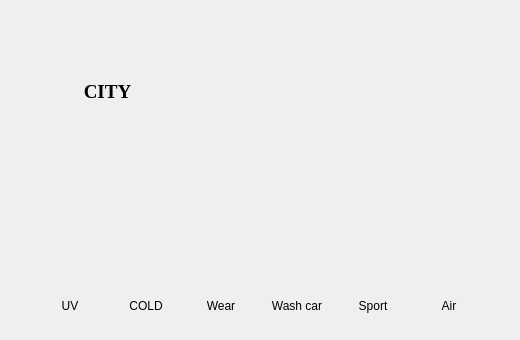
<?xml version="1.0" encoding="UTF-8"?>
<ui version="4.0">
 <class>MainWindow</class>
 <widget class="QMainWindow" name="MainWindow">
  <property name="windowModality">
   <enum>Qt::WindowModal</enum>
  </property>
  <property name="geometry">
   <rect>
    <x>0</x>
    <y>0</y>
    <width>520</width>
    <height>340</height>
   </rect>
  </property>
  <property name="sizePolicy">
   <sizepolicy hsizetype="Preferred" vsizetype="Preferred">
    <horstretch>0</horstretch>
    <verstretch>0</verstretch>
   </sizepolicy>
  </property>
  <property name="minimumSize">
   <size>
    <width>520</width>
    <height>340</height>
   </size>
  </property>
  <property name="windowTitle">
   <string>Weather</string>
  </property>
  <property name="windowIcon">
   <iconset resource="sources.qrc">
    <normaloff>:/xml/scrpis/Humidity.png</normaloff>:/xml/scrpis/Humidity.png</iconset>
  </property>
  <property name="styleSheet">
   <string notr="true"/>
  </property>
  <widget class="QWidget" name="centralWidget">
   <widget class="QLabel" name="CityLabel">
    <property name="geometry">
     <rect>
      <x>35</x>
      <y>42</y>
      <width>145</width>
      <height>100</height>
     </rect>
    </property>
    <property name="font">
     <font>
      <family>Times New Roman</family>
      <pointsize>14</pointsize>
      <weight>75</weight>
      <bold>true</bold>
     </font>
    </property>
    <property name="cursor">
     <cursorShape>PointingHandCursor</cursorShape>
    </property>
    <property name="toolTip">
     <string/>
    </property>
    <property name="toolTipDuration">
     <number>-1</number>
    </property>
    <property name="frameShape">
     <enum>QFrame::Box</enum>
    </property>
    <property name="frameShadow">
     <enum>QFrame::Plain</enum>
    </property>
    <property name="lineWidth">
     <number>0</number>
    </property>
    <property name="text">
     <string>CITY</string>
    </property>
    <property name="alignment">
     <set>Qt::AlignCenter</set>
    </property>
    <property name="wordWrap">
     <bool>true</bool>
    </property>
   </widget>
   <widget class="QLabel" name="Temperature">
    <property name="geometry">
     <rect>
      <x>338</x>
      <y>118</y>
      <width>70</width>
      <height>70</height>
     </rect>
    </property>
    <property name="cursor">
     <cursorShape>PointingHandCursor</cursorShape>
    </property>
    <property name="toolTip">
     <string>气温</string>
    </property>
    <property name="text">
     <string/>
    </property>
    <property name="pixmap">
     <pixmap resource="sources.qrc">:/xml/scrpis/Temperature.png</pixmap>
    </property>
    <property name="scaledContents">
     <bool>true</bool>
    </property>
   </widget>
   <widget class="QLabel" name="AirQuality">
    <property name="geometry">
     <rect>
      <x>186</x>
      <y>118</y>
      <width>70</width>
      <height>70</height>
     </rect>
    </property>
    <property name="minimumSize">
     <size>
      <width>70</width>
      <height>70</height>
     </size>
    </property>
    <property name="maximumSize">
     <size>
      <width>70</width>
      <height>70</height>
     </size>
    </property>
    <property name="cursor">
     <cursorShape>PointingHandCursor</cursorShape>
    </property>
    <property name="toolTip">
     <string>空气质量</string>
    </property>
    <property name="text">
     <string/>
    </property>
    <property name="pixmap">
     <pixmap resource="sources.qrc">:/xml/scrpis/AirQuality.png</pixmap>
    </property>
    <property name="scaledContents">
     <bool>true</bool>
    </property>
   </widget>
   <widget class="QLabel" name="Humidity">
    <property name="geometry">
     <rect>
      <x>338</x>
      <y>42</y>
      <width>70</width>
      <height>70</height>
     </rect>
    </property>
    <property name="minimumSize">
     <size>
      <width>70</width>
      <height>70</height>
     </size>
    </property>
    <property name="maximumSize">
     <size>
      <width>70</width>
      <height>70</height>
     </size>
    </property>
    <property name="cursor">
     <cursorShape>PointingHandCursor</cursorShape>
    </property>
    <property name="toolTip">
     <string>湿度</string>
    </property>
    <property name="text">
     <string/>
    </property>
    <property name="pixmap">
     <pixmap resource="sources.qrc">:/xml/scrpis/Humidity.png</pixmap>
    </property>
    <property name="scaledContents">
     <bool>true</bool>
    </property>
   </widget>
   <widget class="QLabel" name="UVRadition">
    <property name="geometry">
     <rect>
      <x>35</x>
      <y>200</y>
      <width>70</width>
      <height>70</height>
     </rect>
    </property>
    <property name="minimumSize">
     <size>
      <width>70</width>
      <height>70</height>
     </size>
    </property>
    <property name="maximumSize">
     <size>
      <width>70</width>
      <height>70</height>
     </size>
    </property>
    <property name="cursor">
     <cursorShape>PointingHandCursor</cursorShape>
    </property>
    <property name="toolTip">
     <string>紫外线指数</string>
    </property>
    <property name="text">
     <string/>
    </property>
    <property name="pixmap">
     <pixmap resource="sources.qrc">:/xml/scrpis/UVRadiationIntensity.png</pixmap>
    </property>
    <property name="scaledContents">
     <bool>true</bool>
    </property>
   </widget>
   <widget class="QLabel" name="Cold">
    <property name="geometry">
     <rect>
      <x>111</x>
      <y>200</y>
      <width>70</width>
      <height>70</height>
     </rect>
    </property>
    <property name="minimumSize">
     <size>
      <width>70</width>
      <height>70</height>
     </size>
    </property>
    <property name="maximumSize">
     <size>
      <width>70</width>
      <height>70</height>
     </size>
    </property>
    <property name="cursor">
     <cursorShape>PointingHandCursor</cursorShape>
    </property>
    <property name="toolTip">
     <string>感冒指数</string>
    </property>
    <property name="text">
     <string/>
    </property>
    <property name="pixmap">
     <pixmap resource="sources.qrc">:/xml/scrpis/Cold.png</pixmap>
    </property>
    <property name="scaledContents">
     <bool>true</bool>
    </property>
   </widget>
   <widget class="QLabel" name="Wear">
    <property name="geometry">
     <rect>
      <x>186</x>
      <y>200</y>
      <width>70</width>
      <height>70</height>
     </rect>
    </property>
    <property name="minimumSize">
     <size>
      <width>70</width>
      <height>70</height>
     </size>
    </property>
    <property name="cursor">
     <cursorShape>PointingHandCursor</cursorShape>
    </property>
    <property name="toolTip">
     <string>穿衣指数</string>
    </property>
    <property name="text">
     <string/>
    </property>
    <property name="pixmap">
     <pixmap resource="sources.qrc">:/xml/scrpis/Wear.png</pixmap>
    </property>
    <property name="scaledContents">
     <bool>true</bool>
    </property>
   </widget>
   <widget class="QLabel" name="WashCar">
    <property name="geometry">
     <rect>
      <x>262</x>
      <y>200</y>
      <width>70</width>
      <height>70</height>
     </rect>
    </property>
    <property name="minimumSize">
     <size>
      <width>70</width>
      <height>70</height>
     </size>
    </property>
    <property name="maximumSize">
     <size>
      <width>70</width>
      <height>70</height>
     </size>
    </property>
    <property name="cursor">
     <cursorShape>PointingHandCursor</cursorShape>
    </property>
    <property name="toolTip">
     <string>洗车指数</string>
    </property>
    <property name="text">
     <string/>
    </property>
    <property name="pixmap">
     <pixmap resource="sources.qrc">:/xml/scrpis/WashCar.png</pixmap>
    </property>
    <property name="scaledContents">
     <bool>true</bool>
    </property>
   </widget>
   <widget class="QLabel" name="Sport">
    <property name="geometry">
     <rect>
      <x>338</x>
      <y>200</y>
      <width>70</width>
      <height>70</height>
     </rect>
    </property>
    <property name="minimumSize">
     <size>
      <width>70</width>
      <height>70</height>
     </size>
    </property>
    <property name="maximumSize">
     <size>
      <width>70</width>
      <height>70</height>
     </size>
    </property>
    <property name="cursor">
     <cursorShape>PointingHandCursor</cursorShape>
    </property>
    <property name="toolTip">
     <string>运动指数</string>
    </property>
    <property name="text">
     <string/>
    </property>
    <property name="pixmap">
     <pixmap resource="sources.qrc">:/xml/scrpis/Sport.png</pixmap>
    </property>
    <property name="scaledContents">
     <bool>true</bool>
    </property>
   </widget>
   <widget class="QLabel" name="AirPolution">
    <property name="geometry">
     <rect>
      <x>414</x>
      <y>200</y>
      <width>70</width>
      <height>70</height>
     </rect>
    </property>
    <property name="minimumSize">
     <size>
      <width>70</width>
      <height>70</height>
     </size>
    </property>
    <property name="maximumSize">
     <size>
      <width>70</width>
      <height>70</height>
     </size>
    </property>
    <property name="cursor">
     <cursorShape>PointingHandCursor</cursorShape>
    </property>
    <property name="toolTip">
     <string>空气污染指数</string>
    </property>
    <property name="text">
     <string/>
    </property>
    <property name="pixmap">
     <pixmap resource="sources.qrc">:/xml/scrpis/Air.png</pixmap>
    </property>
    <property name="scaledContents">
     <bool>true</bool>
    </property>
   </widget>
   <widget class="QLabel" name="Wind">
    <property name="geometry">
     <rect>
      <x>187</x>
      <y>42</y>
      <width>70</width>
      <height>70</height>
     </rect>
    </property>
    <property name="minimumSize">
     <size>
      <width>70</width>
      <height>70</height>
     </size>
    </property>
    <property name="maximumSize">
     <size>
      <width>70</width>
      <height>70</height>
     </size>
    </property>
    <property name="cursor">
     <cursorShape>PointingHandCursor</cursorShape>
    </property>
    <property name="toolTip">
     <string>风向/风力</string>
    </property>
    <property name="text">
     <string/>
    </property>
    <property name="pixmap">
     <pixmap resource="sources.qrc">:/xml/scrpis/Wind.png</pixmap>
    </property>
    <property name="scaledContents">
     <bool>true</bool>
    </property>
   </widget>
   <widget class="QLabel" name="WindLabel">
    <property name="geometry">
     <rect>
      <x>262</x>
      <y>42</y>
      <width>70</width>
      <height>70</height>
     </rect>
    </property>
    <property name="minimumSize">
     <size>
      <width>70</width>
      <height>70</height>
     </size>
    </property>
    <property name="maximumSize">
     <size>
      <width>70</width>
      <height>70</height>
     </size>
    </property>
    <property name="text">
     <string/>
    </property>
   </widget>
   <widget class="QLabel" name="TemperatureLabel">
    <property name="geometry">
     <rect>
      <x>414</x>
      <y>118</y>
      <width>70</width>
      <height>70</height>
     </rect>
    </property>
    <property name="minimumSize">
     <size>
      <width>70</width>
      <height>70</height>
     </size>
    </property>
    <property name="maximumSize">
     <size>
      <width>70</width>
      <height>70</height>
     </size>
    </property>
    <property name="text">
     <string/>
    </property>
   </widget>
   <widget class="QLabel" name="AirQualityLabel">
    <property name="geometry">
     <rect>
      <x>262</x>
      <y>118</y>
      <width>70</width>
      <height>70</height>
     </rect>
    </property>
    <property name="minimumSize">
     <size>
      <width>70</width>
      <height>70</height>
     </size>
    </property>
    <property name="maximumSize">
     <size>
      <width>70</width>
      <height>70</height>
     </size>
    </property>
    <property name="text">
     <string/>
    </property>
   </widget>
   <widget class="QLabel" name="HumidityLabel">
    <property name="geometry">
     <rect>
      <x>414</x>
      <y>42</y>
      <width>70</width>
      <height>70</height>
     </rect>
    </property>
    <property name="minimumSize">
     <size>
      <width>70</width>
      <height>70</height>
     </size>
    </property>
    <property name="maximumSize">
     <size>
      <width>70</width>
      <height>70</height>
     </size>
    </property>
    <property name="text">
     <string/>
    </property>
   </widget>
   <widget class="QLabel" name="UVRaditionText">
    <property name="geometry">
     <rect>
      <x>35</x>
      <y>276</y>
      <width>70</width>
      <height>60</height>
     </rect>
    </property>
    <property name="text">
     <string>UV</string>
    </property>
    <property name="alignment">
     <set>Qt::AlignCenter</set>
    </property>
    <property name="wordWrap">
     <bool>true</bool>
    </property>
   </widget>
   <widget class="QLabel" name="ColdText">
    <property name="geometry">
     <rect>
      <x>111</x>
      <y>276</y>
      <width>70</width>
      <height>60</height>
     </rect>
    </property>
    <property name="text">
     <string>COLD</string>
    </property>
    <property name="alignment">
     <set>Qt::AlignCenter</set>
    </property>
    <property name="wordWrap">
     <bool>true</bool>
    </property>
   </widget>
   <widget class="QLabel" name="WearText">
    <property name="geometry">
     <rect>
      <x>186</x>
      <y>276</y>
      <width>70</width>
      <height>60</height>
     </rect>
    </property>
    <property name="text">
     <string>Wear</string>
    </property>
    <property name="alignment">
     <set>Qt::AlignCenter</set>
    </property>
    <property name="wordWrap">
     <bool>true</bool>
    </property>
   </widget>
   <widget class="QLabel" name="WashCarText">
    <property name="geometry">
     <rect>
      <x>262</x>
      <y>276</y>
      <width>70</width>
      <height>60</height>
     </rect>
    </property>
    <property name="text">
     <string>Wash car</string>
    </property>
    <property name="alignment">
     <set>Qt::AlignCenter</set>
    </property>
    <property name="wordWrap">
     <bool>true</bool>
    </property>
   </widget>
   <widget class="QLabel" name="SpostText">
    <property name="geometry">
     <rect>
      <x>338</x>
      <y>276</y>
      <width>70</width>
      <height>60</height>
     </rect>
    </property>
    <property name="text">
     <string>Sport</string>
    </property>
    <property name="alignment">
     <set>Qt::AlignCenter</set>
    </property>
    <property name="wordWrap">
     <bool>true</bool>
    </property>
   </widget>
   <widget class="QLabel" name="AirPolitionText">
    <property name="geometry">
     <rect>
      <x>414</x>
      <y>276</y>
      <width>70</width>
      <height>60</height>
     </rect>
    </property>
    <property name="text">
     <string>Air</string>
    </property>
    <property name="alignment">
     <set>Qt::AlignCenter</set>
    </property>
    <property name="wordWrap">
     <bool>true</bool>
    </property>
   </widget>
   <widget class="QLabel" name="TodayText">
    <property name="geometry">
     <rect>
      <x>118</x>
      <y>148</y>
      <width>74</width>
      <height>40</height>
     </rect>
    </property>
    <property name="text">
     <string>&lt;html&gt;&lt;head/&gt;&lt;body&gt;&lt;p&gt;&lt;br/&gt;&lt;/p&gt;&lt;/body&gt;&lt;/html&gt;</string>
    </property>
    <property name="textFormat">
     <enum>Qt::RichText</enum>
    </property>
    <property name="scaledContents">
     <bool>false</bool>
    </property>
    <property name="alignment">
     <set>Qt::AlignCenter</set>
    </property>
    <property name="indent">
     <number>1</number>
    </property>
   </widget>
   <widget class="QPushButton" name="menuButton">
    <property name="geometry">
     <rect>
      <x>480</x>
      <y>0</y>
      <width>40</width>
      <height>40</height>
     </rect>
    </property>
    <property name="toolTip">
     <string>menu</string>
    </property>
    <property name="toolTipDuration">
     <number>1</number>
    </property>
    <property name="layoutDirection">
     <enum>Qt::LeftToRight</enum>
    </property>
    <property name="text">
     <string/>
    </property>
    <property name="icon">
     <iconset resource="sources.qrc">
      <normaloff>:/xml/scrpis/menu.png</normaloff>:/xml/scrpis/menu.png</iconset>
    </property>
    <property name="iconSize">
     <size>
      <width>40</width>
      <height>40</height>
     </size>
    </property>
    <property name="flat">
     <bool>true</bool>
    </property>
   </widget>
   <widget class="QLabel" name="MoveBar">
    <property name="geometry">
     <rect>
      <x>480</x>
      <y>0</y>
      <width>40</width>
      <height>40</height>
     </rect>
    </property>
    <property name="cursor">
     <cursorShape>ClosedHandCursor</cursorShape>
    </property>
    <property name="frameShape">
     <enum>QFrame::NoFrame</enum>
    </property>
    <property name="frameShadow">
     <enum>QFrame::Plain</enum>
    </property>
    <property name="lineWidth">
     <number>0</number>
    </property>
    <property name="text">
     <string/>
    </property>
    <property name="pixmap">
     <pixmap resource="sources.qrc">:/xml/scrpis/move.png</pixmap>
    </property>
    <property name="scaledContents">
     <bool>true</bool>
    </property>
    <property name="alignment">
     <set>Qt::AlignCenter</set>
    </property>
    <property name="indent">
     <number>-1</number>
    </property>
   </widget>
   <widget class="QLabel" name="TodayPic">
    <property name="geometry">
     <rect>
      <x>35</x>
      <y>148</y>
      <width>80</width>
      <height>40</height>
     </rect>
    </property>
    <property name="text">
     <string>&lt;html&gt;&lt;head/&gt;&lt;body&gt;&lt;p&gt;&lt;br/&gt;&lt;/p&gt;&lt;/body&gt;&lt;/html&gt;</string>
    </property>
    <property name="textFormat">
     <enum>Qt::RichText</enum>
    </property>
    <property name="scaledContents">
     <bool>false</bool>
    </property>
    <property name="alignment">
     <set>Qt::AlignLeading|Qt::AlignLeft|Qt::AlignVCenter</set>
    </property>
    <property name="indent">
     <number>1</number>
    </property>
   </widget>
  </widget>
 </widget>
 <layoutdefault spacing="6" margin="11"/>
 <resources>
  <include location="sources.qrc"/>
 </resources>
 <connections/>
</ui>
